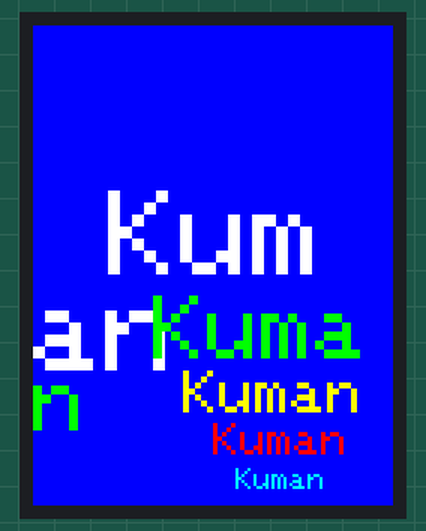
A sketch run on a simulated Arduino Uno, built with avr-gcc and run on an emulated ATmega328P. Parts: 240×320 colour display. What the sketch prints to the serial monitor is not drawn.

Above: at 0.3 s.

Measured:
- what the display in image 0 shows lasts 5.0 s, from 0.2 s to 5.2 s

The sketch:

Kuman.ino
```cpp
// IMPORTANT: Adafruit_TFTLCD LIBRARY MUST BE SPECIFICALLY
// CONFIGURED FOR EITHER THE TFT SHIELD OR THE BREAKOUT BOARD.
// SEE RELEVANT COMMENTS IN Adafruit_TFTLCD.h FOR SETUP.
//Technical support:goodtft@163.com

#include <Adafruit_GFX.h>    // Core graphics library
#include <Adafruit_TFTLCD.h> // Hardware-specific library

// The control pins for the LCD can be assigned to any digital or
// analog pins...but we'll use the analog pins as this allows us to
// double up the pins with the touch screen (see the TFT paint example).
#define LCD_CS A3 // Chip Select goes to Analog 3
#define LCD_CD A2 // Command/Data goes to Analog 2
#define LCD_WR A1 // LCD Write goes to Analog 1
#define LCD_RD A0 // LCD Read goes to Analog 0

#define LCD_RESET A4 // Can alternately just connect to Arduino's reset pin

// When using the BREAKOUT BOARD only, use these 8 data lines to the LCD:
// For the Arduino Uno, Duemilanove, Diecimila, etc.:
//   D0 connects to digital pin 8  (Notice these are
//   D1 connects to digital pin 9   NOT in order!)
//   D2 connects to digital pin 2
//   D3 connects to digital pin 3
//   D4 connects to digital pin 4
//   D5 connects to digital pin 5
//   D6 connects to digital pin 6
//   D7 connects to digital pin 7
// For the Arduino Mega, use digital pins 22 through 29
// (on the 2-row header at the end of the board).

// Assign human-readable names to some common 16-bit color values:
#define	BLACK   0x0000
#define	BLUE    0x001F
#define	RED     0xF800
#define	GREEN   0x07E0
#define CYAN    0x07FF
#define MAGENTA 0xF81F
#define YELLOW  0xFFE0
#define WHITE   0xFFFF

#include <MCUFRIEND_kbv.h>
MCUFRIEND_kbv tft;
// If using the shield, all control and data lines are fixed, and
// a simpler declaration can optionally be used:
// Adafruit_TFTLCD tft;

void setup(void) {
  Serial.begin(9600);
  Serial.println(F("TFT LCD test"));

  tft.reset();

  uint16_t identifier = tft.readID();
  if(identifier == 0x9325) {
    Serial.println(F("Found ILI9325 LCD driver"));
  } else if(identifier == 0x9328) {
    Serial.println(F("Found ILI9328 LCD driver"));
  } else if(identifier == 0x4535) {
    Serial.println(F("Found LGDP4535 LCD driver"));
  }else if(identifier == 0x7575) {
    Serial.println(F("Found HX8347G LCD driver"));
  } else if(identifier == 0x9341) {
    Serial.println(F("Found ILI9341 LCD driver"));
  }else if(identifier == 0x7783) {
    Serial.println(F("Found ST7781 LCD driver"));
  }else if(identifier == 0x8230) {
    Serial.println(F("Found UC8230 LCD driver"));
  }
  else if(identifier == 0x8357) {
    Serial.println(F("Found HX8357D LCD driver"));
  } else if(identifier==0x0101)
  {
      identifier=0x9341;
       Serial.println(F("Found 0x9341 LCD driver"));
  }else if(identifier==0x9481)
  {
       Serial.println(F("Found 0x9481 LCD driver"));
  }
  else if(identifier==0x9486)
  {
       Serial.println(F("Found 0x9486 LCD driver"));
  }
  else {
    Serial.print(F("Unknown LCD driver chip: "));
    Serial.println(identifier, HEX);
    Serial.println(F("If using the Adafruit 2.8\" TFT Arduino shield, the line:"));
    Serial.println(F("  #define USE_ADAFRUIT_SHIELD_PINOUT"));
    Serial.println(F("should appear in the library header (Adafruit_TFT.h)."));
    Serial.println(F("If using the breakout board, it should NOT be #defined!"));
    Serial.println(F("Also if using the breakout, double-check that all wiring"));
    Serial.println(F("matches the tutorial."));
    identifier=0x9486;

  }

  tft.begin(identifier);
  Serial.print("TFT size is "); Serial.print(tft.width()); Serial.print("x"); Serial.println(tft.height());

}

void loop(void) {
   tft.fillScreen(BLUE);
  unsigned long start = micros();
   tft.setCursor(50, 110);
    tft.setTextColor(WHITE);    tft.setTextSize(8);
   tft.println("Kuman");

   tft.setCursor(80, 180);
    tft.setTextColor(GREEN);    tft.setTextSize(6);
   tft.println("Kuman");

   tft.setCursor(100, 230);
    tft.setTextColor(YELLOW);    tft.setTextSize(4);
   tft.println("Kuman");

   tft.setCursor(120, 265);
    tft.setTextColor(RED);    tft.setTextSize(3);
   tft.println("Kuman");

   tft.setCursor(135, 295);
    tft.setTextColor(CYAN);    tft.setTextSize(2);
   tft.println("Kuman");

  /*
  tft.println();
  tft.setTextColor(GREEN);
  tft.setTextSize(5);
  tft.println("Groop");
  tft.setTextSize(2);
  tft.println("I implore thee,");
  tft.setTextSize(1);
  tft.println("my foonting turlingdromes.");
  tft.println("And hooptiously drangle me");
  tft.println("with crinkly bindlewurdles,");
  tft.println("Or I will rend thee");
  tft.println("in the gobberwarts");
  tft.println("with my blurglecruncheon,");
  tft.println("see if I don't!");*/
  delay(1000);delay(1000);delay(1000);delay(1000);delay(1000);
}
```
